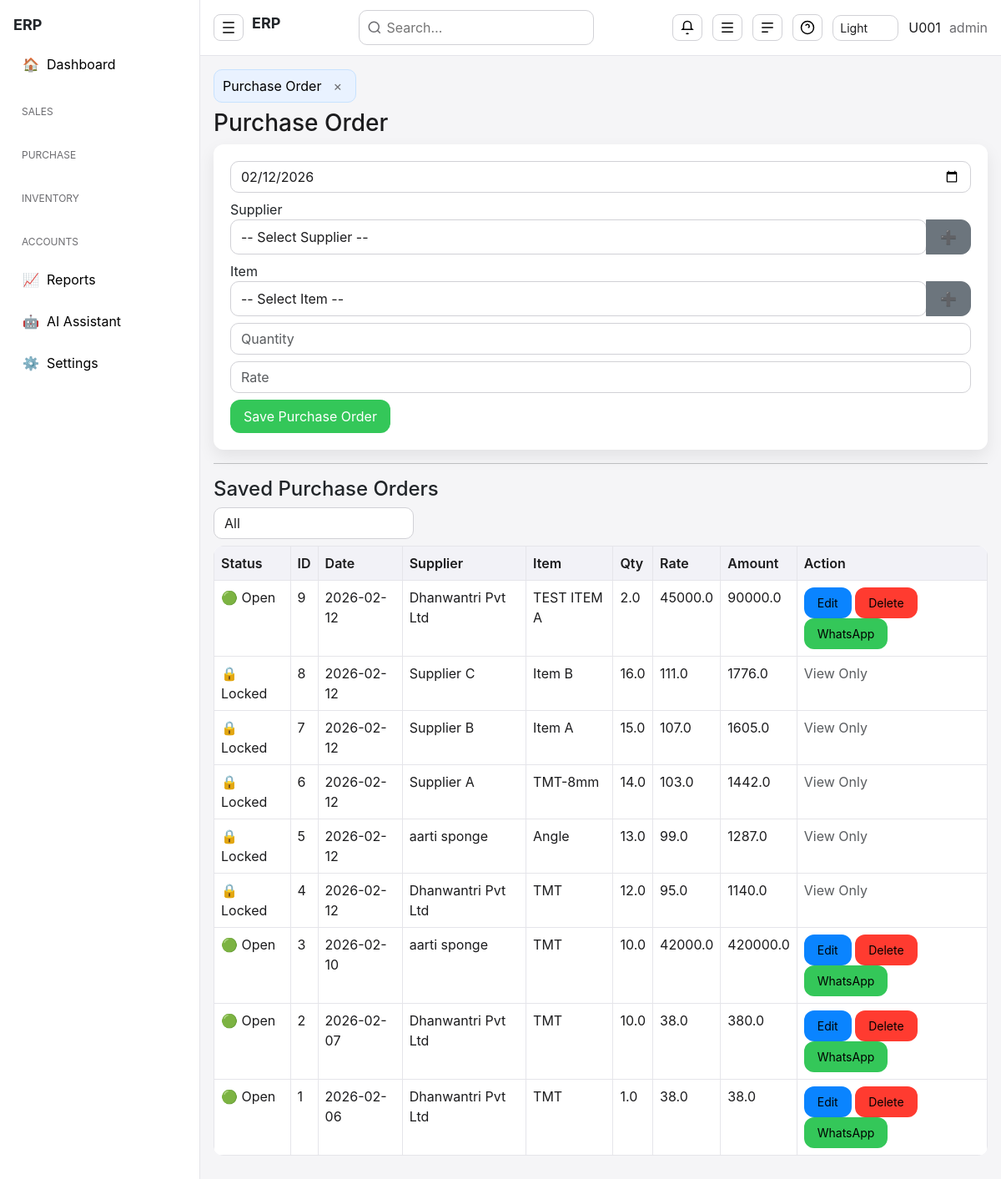
Screenshot of /purchase (signed in) with the database file from the repository.
### tables this page shows
CREATE TABLE purchase_orders(
 po_id INTEGER PRIMARY KEY AUTOINCREMENT,
 po_date TEXT,
 acc_id INTEGER,
 item_id INTEGER,
 child_item TEXT,
 qty REAL,
 rate REAL,
 supplied_qty REAL DEFAULT 0,
 amount REAL,
 user_code TEXT
, status TEXT DEFAULT 'OPEN');

CREATE TABLE acc_mast(
 acc_id INTEGER PRIMARY KEY AUTOINCREMENT,
 acc_name TEXT,
 acc_type TEXT
, mobile TEXT, pan TEXT, gstin TEXT, address TEXT, city TEXT, state TEXT);

CREATE TABLE item_mast(
 item_id INTEGER PRIMARY KEY AUTOINCREMENT,
 item_name TEXT
);

### app.py (the view, shortened to what this page needs)
@app.route("/purchase",methods=["GET","POST"])
def purchase():
    if "user" not in session:
        return redirect("/")
    con=db()
    suppliers=con.execute("""
        SELECT acc_id,acc_name,mobile,city,state
        FROM acc_mast
        WHERE acc_type='Supplier'
        ORDER BY acc_name
    """).fetchall()
    items=con.execute("SELECT * FROM item_mast ORDER BY item_name").fetchall()
    rows=con.execute("""
        SELECT po_id,po_date,acc_name,item_name,qty,rate,amount,status,acc_mast.mobile
        FROM purchase_orders
        JOIN acc_mast ON purchase_orders.acc_id=acc_mast.acc_id
        JOIN item_mast ON purchase_orders.item_id=item_mast.item_id
        ORDER BY po_id DESC
    """).fetchall()
    return render_template("purchase_order.html",
        suppliers=suppliers,
        items=items,
        rows=rows,
        today=today()
    )

### app.py (called while the page is built)
def today():
    return date.today().isoformat()

def db():
    con = getattr(g, "_db", None)
    if con is None:
        con = sqlite3.connect(DB)
        con.row_factory = sqlite3.Row
        g._db = con
    return con

def po_token(po_id:int)->str:
    key = app.secret_key.encode()
    msg = f"po:{po_id}".encode()
    return hmac.new(key, msg, hashlib.sha256).hexdigest()

### templates/purchase_order.html (shortened to what this page needs)
{% extends "base.html" %}
{% block content %}
<h3>Purchase Order</h3>
<form method="post">
<input type="date" name="date"
class="form-control mb-2"
value="{{ today }}" required>
<label>Supplier</label>
<div class="input-group mb-2">
<select name="acc_id" class="form-control" required>
<option value="">-- Select Supplier --</option>
</select>
<button type="button"
class="btn btn-secondary"
onclick="openSupplier()">➕</button>
</div>
<label>Item</label>
<div class="input-group mb-2">
<select name="item_id" class="form-control" required>
<option value="">-- Select Item --</option>
</select>
<button type="button"
class="btn btn-secondary"
onclick="openItem()">➕</button>
</div>
<input name="qty"
class="form-control mb-2"
placeholder="Quantity" required>
<input name="rate"
class="form-control mb-2"
placeholder="Rate" required>
<button class="btn btn-success">Save Purchase Order</button>
</form>
<hr>
<h4>Saved Purchase Orders</h4>
<div class="mb-2" style="max-width:240px">
  <select id="purchaseStatusFilter" class="form-select">
    <option value="ALL">All</option>
  </select>
</div>
<table class="table table-bordered">
<tr>
<th>Status</th>
<th>ID</th>
<th>Date</th>
<th>Supplier</th>
<th>Item</th>
<th>Qty</th>
<th>Rate</th>
<th>Amount</th>
<th>Action</th>
</tr>
<tbody id="purchaseTableBody">
{% for r in rows %}
<tr data-status="{{ r[7] or 'OPEN' }}">
<td>
{% if r[7] == "LOCKED" %}
🔒 Locked
{% else %}
🟢 Open
{% endif %}
</td>
<td>{{r[0]}}</td>
<td>{{r[1]}}</td>
<td>{{r[2]}}</td>
<td>{{r[3]}}</td>
<td>{{r[4]}}</td>
<td>{{r[5]}}</td>
<td>{{r[6]}}</td>
<td>
{% if r[7] != "LOCKED" and session.role in ["admin","manager"] %}
<a href="/purchase_edit/{{r[0]}}" class="btn btn-primary btn-sm">Edit</a>
<a href="/purchase_delete/{{r[0]}}" class="btn btn-danger btn-sm">Delete</a>
{% set preview_url = url_for('po_preview', po_id=r[0], token=po_token(r[0]), _external=True) %}
{% set msg = 'Purchase Order #' ~ r[0] ~ ' for ' ~ r[2] ~ ' (' ~ r[3] ~ ') Qty ' ~ r[4] ~ ' Rate ' ~ r[5] ~ ' Amount ' ~ r[6] ~ '. Review and accept: ' ~ preview_url %}
{% if r[8] %}
<a class="btn btn-success btn-sm" target="_blank" href="https://wa.me/{{r[8]}}?text={{msg|urlencode}}">WhatsApp</a>
{% else %}
<a class="btn btn-success btn-sm" target="_blank" href="https://wa.me/?text={{msg|urlencode}}">WhatsApp</a>
{% endif %}
{% elif r[6] == "LOCKED" %}
<span class="text-muted">Locked</span>
{% else %}
<span class="text-muted">View Only</span>
{% endif %}
</td>
</tr>
{% endfor %}
</tbody>
</table>
{% endblock %}

### static/css/style.css (style rules this page uses)
body { background:#f5f5f7; font-family: -apple-system,BlinkMacSystemFont, "Segoe UI",Roboto,Ubuntu; }
* { box-sizing:border-box }
body { --center-scale:1 }
.btn { border-radius:12px; padding:8px 16px; }
.btn-primary { background:#0a84ff;border:none }
.btn-success { background:#34c759;border:none }
.btn-danger { background:#ff3b30;border:none }
input, select { background:#ffffff !important; color:#1c1c1e !important; border-radius:10px !important; border:1px solid #d1d1d6 !important; }
.table { background:#ffffff; border-radius:12px; overflow:hidden; }
.table th { background:#f2f2f7; color:#1c1c1e; font-weight:600; }
.table td { color:#1c1c1e }
.table th, .table td { border:1px solid #e5e5ea !important }
a { color:#0a84ff;text-decoration:none }
h1,h2,h3 { color:#1c1c1e }
form { background:#ffffff; padding:20px; border-radius:12px; box-shadow:0 8px 20px rgba(0,0,0,0.08); }
table,.table { border-collapse:collapse !important }
html:not([data-theme="dark"]) a { color:#000 !important }

### rows the page displays
purchase_orders: status "🟢 Open", po_id "9", po_date "2026-02-12", acc_name "Dhanwantri Pvt Ltd", item_name "TEST ITEM A", qty "2.0", rate "45000.0", amount "90000.0"
purchase_orders: status "🔒 Locked", po_id "8", po_date "2026-02-12", acc_name "Supplier C", item_name "Item B", qty "16.0", rate "111.0", amount "1776.0"
purchase_orders: status "🔒 Locked", po_id "7", po_date "2026-02-12", acc_name "Supplier B", item_name "Item A", qty "15.0", rate "107.0", amount "1605.0"
purchase_orders: status "🔒 Locked", po_id "6", po_date "2026-02-12", acc_name "Supplier A", item_name "TMT-8mm", qty "14.0", rate "103.0", amount "1442.0"
purchase_orders: status "🔒 Locked", po_id "5", po_date "2026-02-12", acc_name "aarti sponge", item_name "Angle", qty "13.0", rate "99.0", amount "1287.0"
purchase_orders: status "🔒 Locked", po_id "4", po_date "2026-02-12", acc_name "Dhanwantri Pvt Ltd", item_name "TMT", qty "12.0", rate "95.0", amount "1140.0"
purchase_orders: status "🟢 Open", po_id "3", po_date "2026-02-10", acc_name "aarti sponge", item_name "TMT", qty "10.0", rate "42000.0", amount "420000.0"
purchase_orders: status "🟢 Open", po_id "2", po_date "2026-02-07", acc_name "Dhanwantri Pvt Ltd", item_name "TMT", qty "10.0", rate "38.0", amount "380.0"
purchase_orders: status "🟢 Open", po_id "1", po_date "2026-02-06", acc_name "Dhanwantri Pvt Ltd", item_name "TMT", qty "1.0", rate "38.0", amount "38.0"

### other values shown
{{ session.user or '' }} "U001"
{{ session.role or '' }} "admin"
